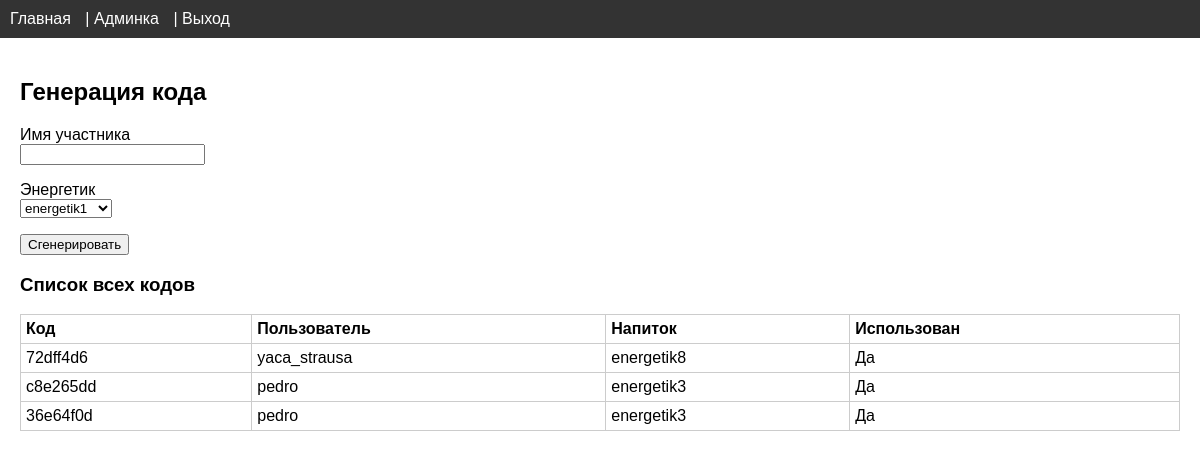
/admin/dashboard (signed in), run on an earlier commit of the app's database.
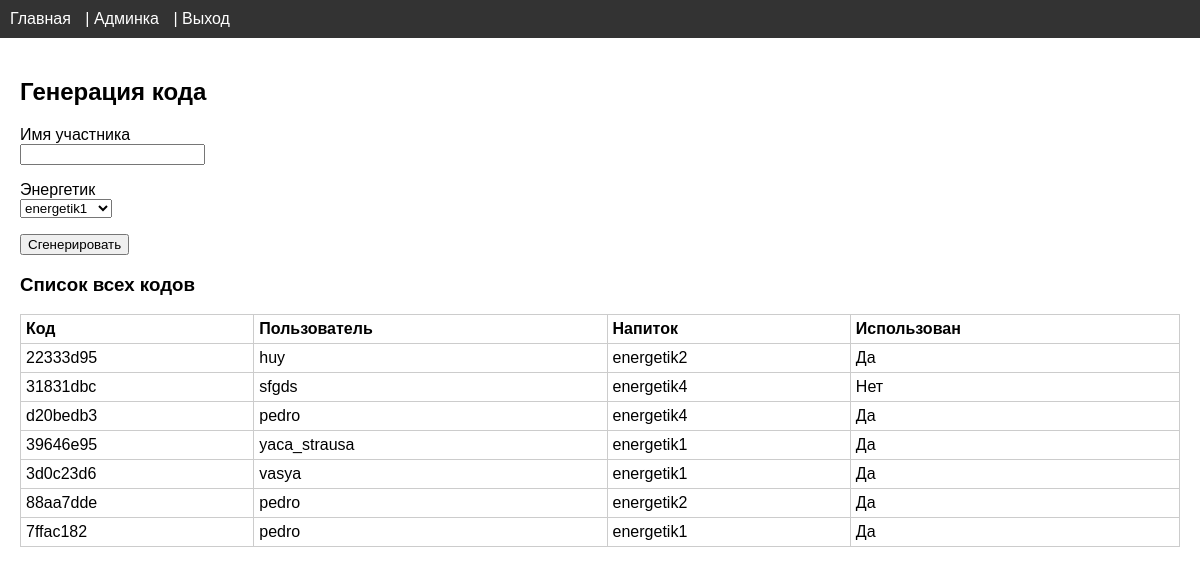
And on a later commit of the database.
### models.py (models this page shows)
class Code(db.Model):
    id = db.Column(db.Integer, primary_key=True)
    code = db.Column(db.String(64), unique=True, nullable=False)
    username = db.Column(db.String(64), nullable=False)
    drink = db.Column(db.String(64), nullable=False)
    used = db.Column(db.Boolean, default=False)

### app.py (the view)
@app.route('/admin/dashboard')
@admin_required
def admin_dashboard():
    form = CodeForm()
    codes = Code.query.order_by(Code.id.desc()).all()
    return render_template('dashboard.html', form=form, codes=codes)

### forms.py
class CodeForm(FlaskForm):
    username = StringField('Имя участника', validators=[DataRequired()])
    drink = SelectField(
        'Энергетик',
        choices=[(f'energetik{i}', f'energetik{i}') for i in range(1, 11)],
        validators=[DataRequired()]
    )

### app.py (called while the page is built)
def admin_required(f):
    @wraps(f)
    def decorated(*args, **kwargs):
        if not session.get('admin_logged_in'):
            return redirect(url_for('admin_login'))
        return f(*args, **kwargs)
    return decorated

### templates/dashboard.html (shortened to what this page needs)
{% extends "base.html" %}
{% block content %}
<h2>Генерация кода</h2>
<form method="post" action="{{ url_for('admin_generate_code') }}">
  <p>{{ form.username.label }}<br>{{ form.username() }}</p>
  <p>{{ form.drink.label }}<br>{{ form.drink() }}</p>
  <p><button type="submit">Сгенерировать</button></p>
</form>
<h3>Список всех кодов</h3>
<table>
  <tr><th>Код</th><th>Пользователь</th><th>Напиток</th><th>Использован</th></tr>
  {% for c in codes %}
  <tr>
    <td>{{ c.code }}</td>
    <td>{{ c.username }}</td>
    <td>{{ c.drink }}</td>
    <td>{{ 'Да' if c.used else 'Нет' }}</td>
  </tr>
  {% endfor %}
</table>
{% endblock %}

### templates/base.html (shortened to what this page needs)
<!DOCTYPE html>
<html lang="ru">
<head>
  <link rel="stylesheet" href="{{ url_for('static', filename='style.css') }}">
</head>
<body>
  <nav>
    <a href="{{ url_for('index') }}">Главная</a>
    {% if session.get('admin_logged_in') %}
      | <a href="{{ url_for('admin_dashboard') }}">Админка</a>
      | <a href="{{ url_for('admin_login') }}" onclick="fetch('/logout');">Выход</a>
    {% endif %}
  </nav>
  <div class="container">
    {% block content %}{% endblock %}
  </div>
</body>
</html>

### static/style.css (style rules this page uses)
body { font-family: Arial, sans-serif; margin: 0; padding: 0; }
nav { background: #333; color: #fff; padding: 10px; }
nav a { color: #fff; margin-right: 10px; text-decoration: none; }
.container { padding: 20px; }
table { width: 100%; border-collapse: collapse; margin-top: 10px; }
th, td { border: 1px solid #ccc; padding: 5px; text-align: left; }

What changed in the data, as far as the page shows it:
added Code: code "22333d95", username "huy", drink "energetik2", used "Да"
added Code: code "31831dbc", username "sfgds", drink "energetik4", used "Нет"
added Code: code "d20bedb3", username "pedro", drink "energetik4", used "Да"
added Code: code "39646e95", username "yaca_strausa", drink "energetik1", used "Да"
changed Code: code "72dff4d6" → "3d0c23d6"; username "yaca_strausa" → "vasya"; drink "energetik8" → "energetik1"
changed Code: code "c8e265dd" → "88aa7dde"; drink "energetik3" → "energetik2"
changed Code: code "36e64f0d" → "7ffac182"; drink "energetik3" → "energetik1"
